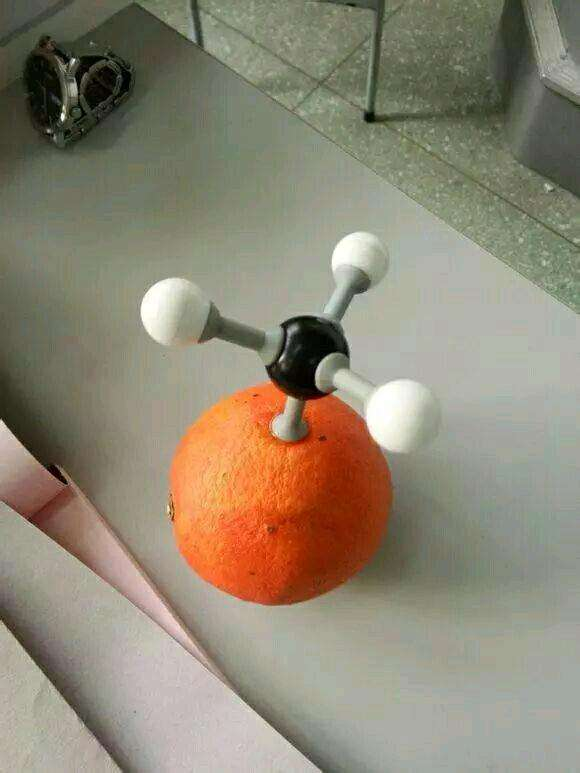
#> input picture feature_extraction/image/1.jfif, 580 x 773 px
$ python feature_extraction.py   (older library calls are emulated)
#> lines starting #> are read from the running program, lines starting #| are printed output that depends on the picture
import cv2
import numpy as np

img = cv2.imread('./image/1.jfif')
#> img is the input picture: shape (773, 580, 3); mean B, G, R 116.8, 135.2, 143.1
gray= cv2.cvtColor(img,cv2.COLOR_BGR2GRAY)
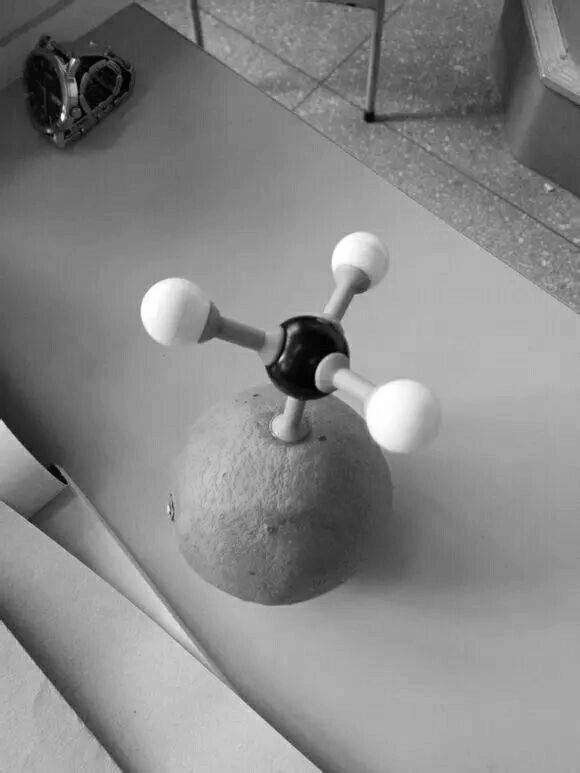
#> gray: shape (773, 580); min 0, max 255, mean 135.5

# sift = cv2.SIFT()
sift = cv2.xfeatures2d.SIFT_create()

kp = sift.detect(gray,None)
#> kp = 693 keypoints; strongest (x, y, size): (63, 117, 3.9), (73, 60, 3.3), (308, 352, 47.2), (282, 358, 2.7)

# img=cv2.drawKeypoints(gray,kp)

# cv2.imwrite('sift_keypoints.jpg',img)


cv2.drawKeypoints(gray,kp,img,flags=cv2.DRAW_MATCHES_FLAGS_DRAW_RICH_KEYPOINTS)
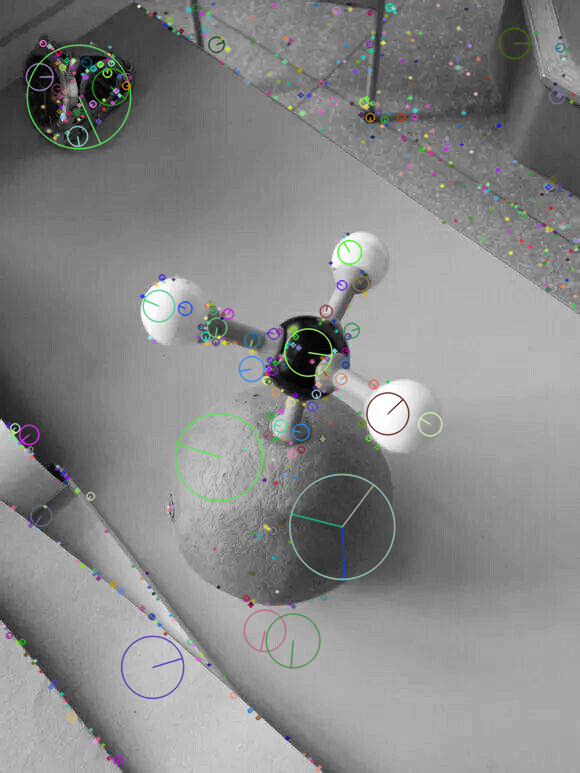
#> img: shape (773, 580, 3); mean B, G, R 135.7, 136.1, 135.5

cv2.imwrite('sift_keypoints_ditto.jpg',img)

kp,des=sift.compute(gray,kp)

print('number of key-points:',len(kp))
#| number of key-points: 693
print('shape of SIFT features:',des.shape)
#| shape of SIFT features: (693, 128)
